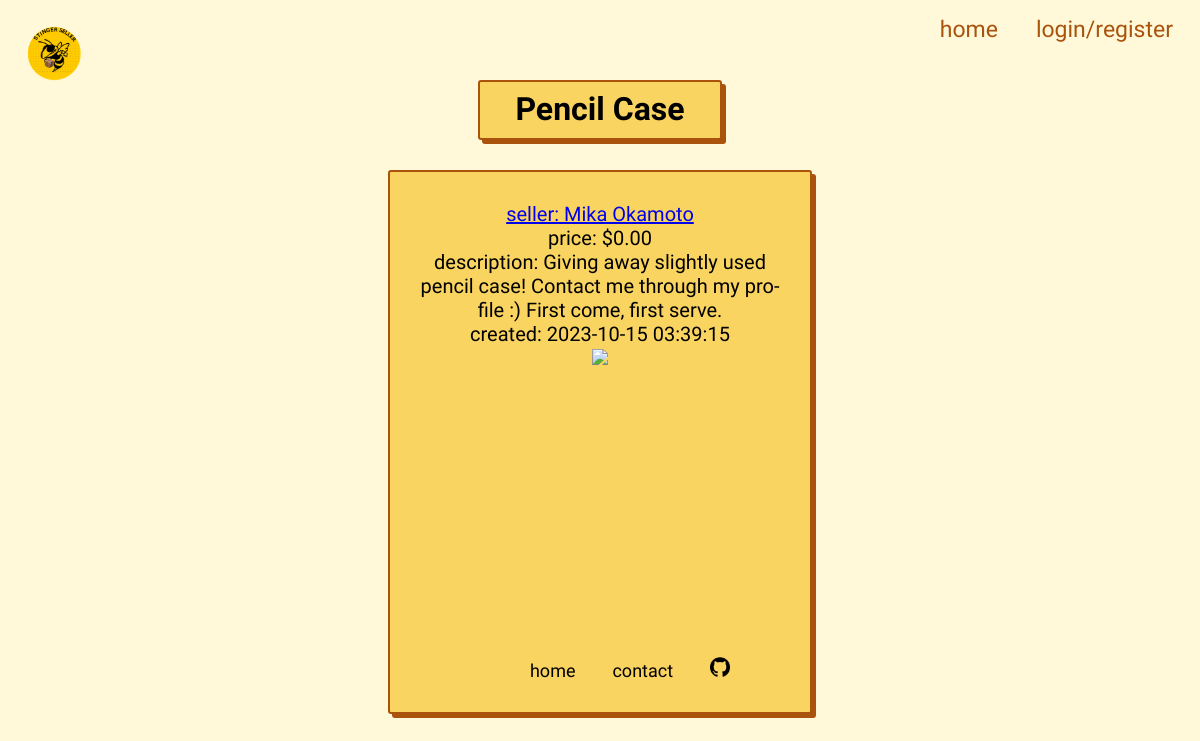
Screenshot of /items/3 with the database file from the repository.
### tables this page shows
CREATE TABLE item (
    id INTEGER PRIMARY KEY AUTOINCREMENT,
    created TIMESTAMP NOT NULL DEFAULT CURRENT_TIMESTAMP,
    processing BOOLEAN NOT NULL DEFAULT FALSE,
    name TEXT NOT NULL,
    seller_id INTEGER NOT NULL,
    price FLOAT NOT NULL,
    description TEXT NOT NULL,
    image_path TEXT NOT NULL,
    stripe_price_id TEXT, note TEXT,

    FOREIGN KEY(seller_id) REFERENCES user(id)
);

CREATE TABLE user (
    id INTEGER PRIMARY KEY AUTOINCREMENT,
    display_name TEXT NOT NULL,
    email TEXT NOT NULL,
    description TEXT NOT NULL,
    contact_method TEXT NOT NULL,
    stripe_id TEXT,
    -- 😬
    password TEXT NOT NULL
);

### app/__init__.py (the view, shortened to what this page needs)
    @app.route("/items/<id>", methods=("GET", "POST"))
    def item_page(id):
        g.users = users
        database = db.get_db()
        item = database.execute("""
        SELECT item.name, user.display_name, item.price, item.description, item.image_path, item.created, item.seller_id
        FROM item JOIN user ON user.id=item.seller_id WHERE item.id = ?
        """, (id,)).fetchone()
        tags = database.execute("SELECT id, name, background_color, text_color FROM tag").fetchall()
        tags = {
            row[0]: {
                "name": row[1],
                "background_color": row[2],
                "text_color": row[3]
            }
            for row in tags
        }
        items_from_db = database.execute("SELECT tag_id FROM itemtags WHERE item_id = ?", (id,)).fetchall()
        item = {
            "name": item[0],
            "seller": item[1],
            "seller_id": item[6],
            "price": item[2],
            "description": item[3],
            "created": item[5],
            "image": url_for("get_image", name=item[4]),
            "tags": [tags[row[0]] for row in items_from_db]
        }
        return render_template("item.html", id=id, item=item, current_user=users.get(request.cookies.get("token")))

### app/db.py (called while the page is built)
def get_db():
    if 'db' not in g:
        g.db = sqlite3.connect(
            current_app.config['DATABASE'],
            detect_types=sqlite3.PARSE_DECLTYPES
        )
        g.db.row_factory = sqlite3.Row
    return g.db

### app/templates/item.html (shortened to what this page needs)
<!DOCTYPE html>
<html lang="en">
<head>
    <link rel="stylesheet" href="{{ url_for('static', filename= 'css/style.css') }}">
    <link rel="stylesheet" href="{{ url_for('static', filename= 'css/item.css') }}">
</head>
<body>
    {% include 'nav.html' %}
    <h1>{{item["name"]}}</h1>
    <div class="item-group">
        <p><a href="{{url_for('seller_page', id=item['seller_id'])}}">seller: {{item["seller"]}}</a></p>
        <p>price: ${{ "{:.2f}".format(item["price"]) }}</p>
        <p>description: {{item["description"]}}</p>
        <p>created: {{item["created"]}}</p>
        <img id="item-img" src="{{item["image"]}}">
    {% include 'footer.html' %}
</body>
</html>

### app/static/css/style.css (style rules this page uses)
:root { --site-title-text: 35px; --title-text: 23px; --body-text: 20px; --small-text: 18px; --font-color: #323232; --font-color-sub: #666; --bg-color: #fff9da; --main-color: #fad460; --main-focus: #a9530d; font-family: 'Nanum Pen Script', cursive; }
body { background-color: var(--bg-color); overflow: hidden; }
* { margin: auto; text-align: center; }
::placeholder { color: var(--main-focus); font-family: 'Nanum Pen Script', cursive; font-size: var(--small-text); }

### app/static/css/item.css (style rules this page uses)
h1 { position: relative; top: -50px; width: 20vw; height: 6vh; background-color: var(--main-color); margin: 20px auto; padding-top: 8px; border: 2px solid var(--main-focus); box-shadow: 4px 4px var(--main-focus); border-radius: 3px; }
.item-group { position: relative; top: -40px; width: 30vw; height: 60vh; background-color: var(--main-color); margin: 20px auto; padding: 30px; border: 2px solid var(--main-focus); box-shadow: 4px 4px var(--main-focus); border-radius: 3px; font-size: var(--body-text); overflow: hidden; overflow-wrap: break-word; hyphens: auto; }
#item-img { height: 20%; }

### rows the page displays
item: name "Pencil Case", price "0.00", description "Giving away slightly used pencil case! Contact me through my profile :) First come, first serve.", created "2023-10-15 03:39:15"
user: seller "Mika Okamoto"
